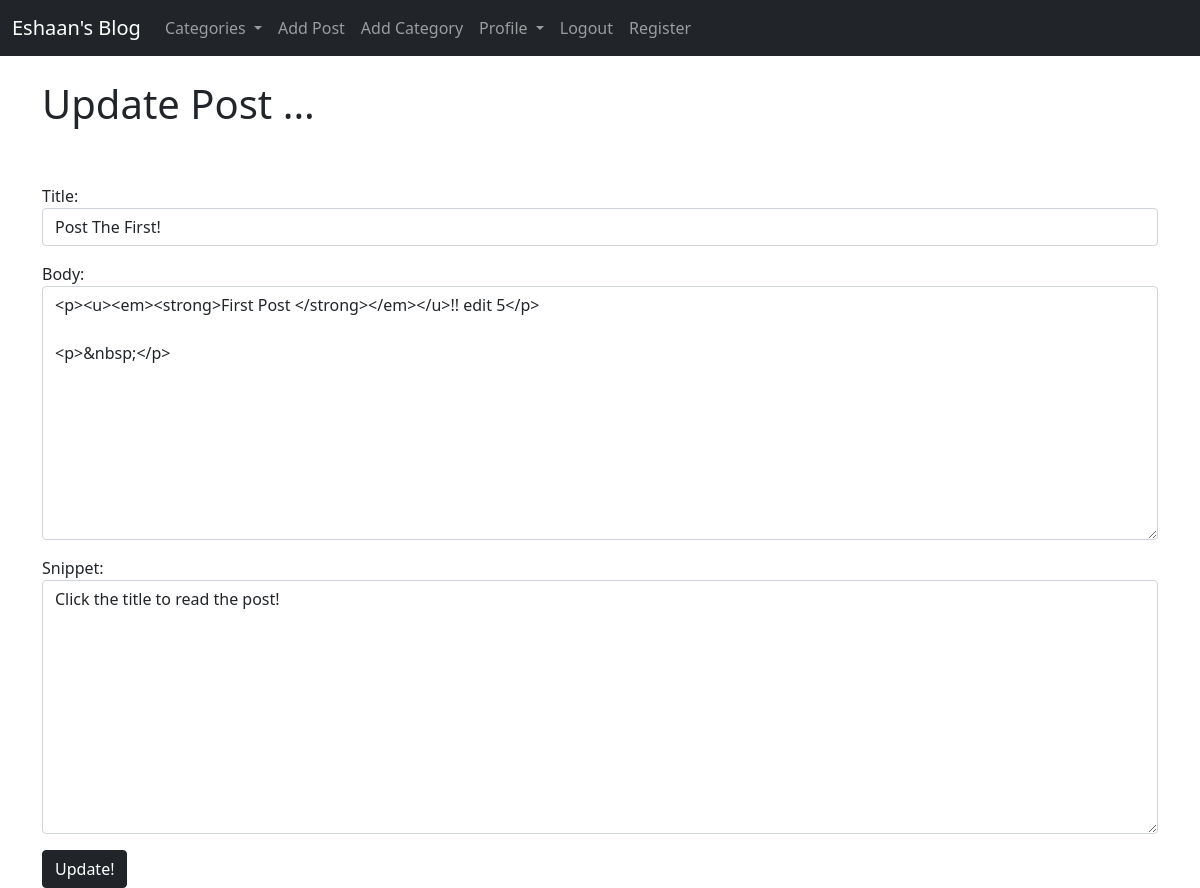
Screenshot of /article/edit/1 (signed in) with the database file from the repository.
### theblog/models.py (models this page shows, shortened)
class Post(models.Model):
    title = models.CharField(max_length=255) #include a title for the blog
    header_image = models.ImageField(null = True , blank = True , upload_to ="images/")
    title_tag = models.CharField(max_length=255)
    author = models.ForeignKey(User , on_delete=models.CASCADE) #if we delete a user , this will cascade and delete all of his posts!
    body = RichTextField(blank = True , null = True)
    post_date = models.DateField(auto_now_add=True)
    category =  models.CharField(max_length=255 , default='coding')
    snippet =  models.CharField(max_length=255)
    likes = models.ManyToManyField(User , related_name='blog_post')

### theblog/views.py (the view)
# urls.py: path('article/edit/<int:pk>' , UpdatePostView.as_view() ,name = "update_post") ,
class UpdatePostView(UpdateView):
    model = Post
    template_name = 'update_post.html'
    form_class = EditForm
    def get_context_data(self , *args , **kwargs):
        cat_menu = Categories.objects.all()
        context = super(UpdatePostView , self).get_context_data(*args , **kwargs)
        context["cat_menu"] = cat_menu
        return context

### theblog/forms.py
class EditForm(forms.ModelForm):
    class Meta:
        model = Post
        fields = ('title' , 'body', 'snippet')
        widgets = {
            'title' : forms.TextInput(attrs={'class': 'form-control'}),
            'body' : forms.Textarea(attrs={'class': 'form-control'}),
            'snippet' : forms.Textarea(attrs={'class': 'form-control'}),
        }

### theblog/models.py (called while the page is built)
    def __str__(self):
        return self.name

### theblog/templates/update_post.html (shortened to what this page needs)
{% extends 'base.html' %}
{% block  content %}
{% if user.is_authenticated%}
    {% if user.id == post.author.id %}
    <h1>Update Post ...</h1>
    <br/>
    <br/>
    <div class = "form-group">
    <form method="POST">
        {{ form.as_p }}
        <button class="btn btn-dark">Update!</button>
    </form>
    </div>
    {% endif %}
{% else %}
You shall not pass ...
{% endif %}
{% endblock %}

### rows the page displays
Post: title "Post The First!", body "<p><u><em><strong>First Post </strong></em></u>!! edit 5</p> <p>&nbsp;</p>", snippet "Click the title to read the post!"
